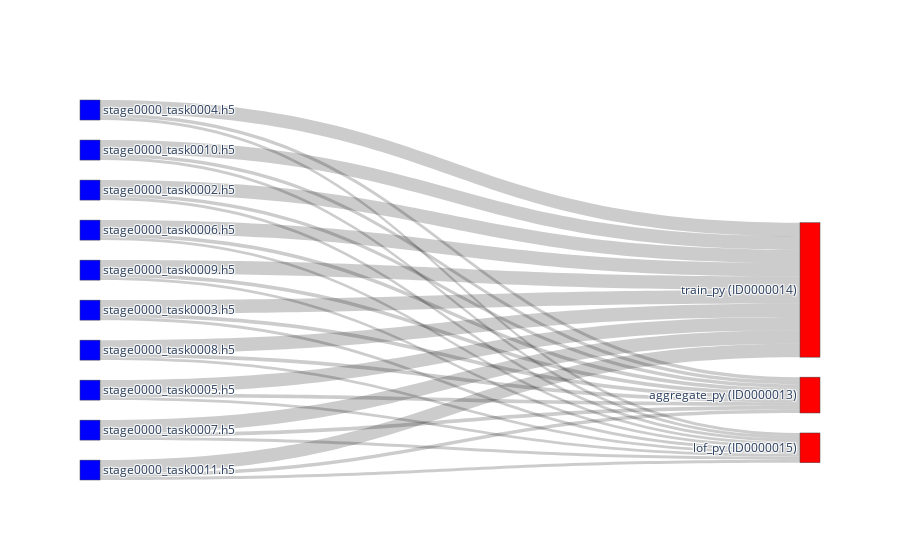

Here is the notebook cell this chart was saved with:
### Code cell
num_rows_to_select = 10
G_file = graph_by_table_with_top_x(G, df_file, f'access_size ({my_unit})', edges_to_collect="out", count=num_rows_to_select)
n_exp_file, node_ref_exp_file = get_nodes_for_sankey(G_file)
l_exp_file = get_links_for_sankey(G_file, node_ref_exp_file)
fig = go.Figure(go.Sankey(
            node = n_exp_file,
            link = l_exp_file, orientation='h'))


printmd(f"**<center>Top ranked Files ({num_rows_to_select} out of {len(df_file)})**")
fig.show()

print("\033[94mblue: input file")
print("\033[91mred: task node")
print("\033[97mgrey: read file i/o")

### Figure 1 — Plotly figure (JSON) as saved in the notebook; plotly's stock layout.template omitted (floating-point values rounded to 4 significant figures)
{"data": [{"link": {"source": [0, 0, 0, 4, 4, 4, 5, 5, 5, 6, 6, 6, 7, 7, 7, 8, 8, 8, 9, 9, 9, 10, 10, 10, 11, 11, 11, 12, 12, 12], "target": [1, 2, 3, 1, 2, 3, 1, 2, 3, 1, 2, 3, 1, 2, 3, 1, 2, 3, 1, 2, 3, 1, 2, 3, 1, 2, 3, 1, 2, 3], "value": [45293208, 169966640, 37545840, 45502104, 169725580, 37545840, 45342360, 169768376, 37545840, 45338264, 169677436, 37545840, 45338264, 169614148, 37545840, 44973720, 169899732, 37545840, 45117080, 169633848, 37545840, 45330072, 169400028, 37545840, 45325976, 169279588, 37545840, 44412568, 169152624, 37545840]}, "node": {"color": ["blue", "red", "red", "red", "blue", "blue", "blue", "blue", "blue", "blue", "blue", "blue", "blue"], "label": ["stage0000_task0004.h5", "aggregate_py (ID0000013)", "train_py (ID0000014)", "lof_py (ID0000015)", "stage0000_task0010.h5", "stage0000_task0002.h5", "stage0000_task0006.h5", "stage0000_task0009.h5", "stage0000_task0003.h5", "stage0000_task0008.h5", "stage0000_task0005.h5", "stage0000_task0007.h5", "stage0000_task0011.h5"], "x": [], "y": []}, "orientation": "h", "type": "sankey"}], "layout": {}}
